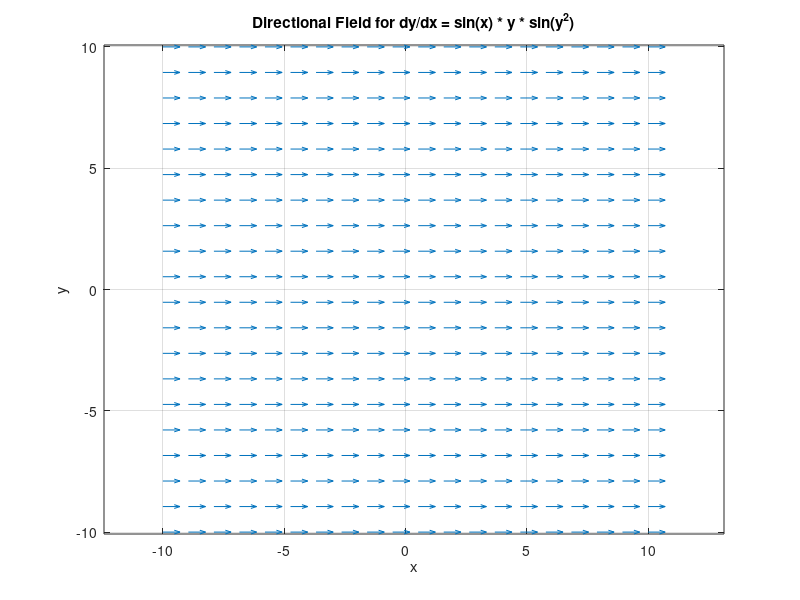

Write MATLAB code to recreate this figure.
% Define the differential equation dy/dx = sin(x) * sin(y^2)
f = @(x, y) sin(x) * y * sin(y^2);  % Updated function dy/dx = sin(x) * sin(y^2)

% Set the domain for the directional field
xrange = linspace(-10, 10, 20);  % 20 points from -10 to 10
yrange = linspace(-10, 10, 20);

% Create a grid of x and y values
[X, Y] = meshgrid(xrange, yrange);

% Compute the slope at each grid point
U = ones(size(X));  % Unit length for the x-component of the arrow
V = f(X, Y);        % Compute the y-component based on the differential equation

% Normalize the arrows for uniform arrow size
N = sqrt(U.^2 + V.^2);  % Magnitude of each vector
U = U ./ N;  % Normalize x-component
V = V ./ N;  % Normalize y-component

% Plot the directional field using the quiver function
quiver(X, Y, U, V, 0.5);  % Arrow scaling factor to avoid overlap
axis tight;
axis equal;
xlabel('x');
ylabel('y');
title('Directional Field for dy/dx = sin(x) * y * sin(y^2)');

% Enhance display
grid on;  % Add a grid
